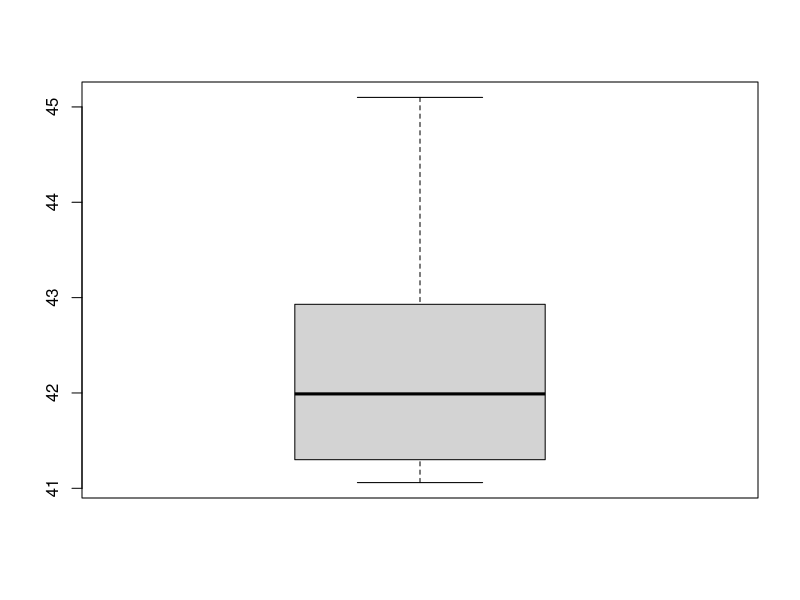
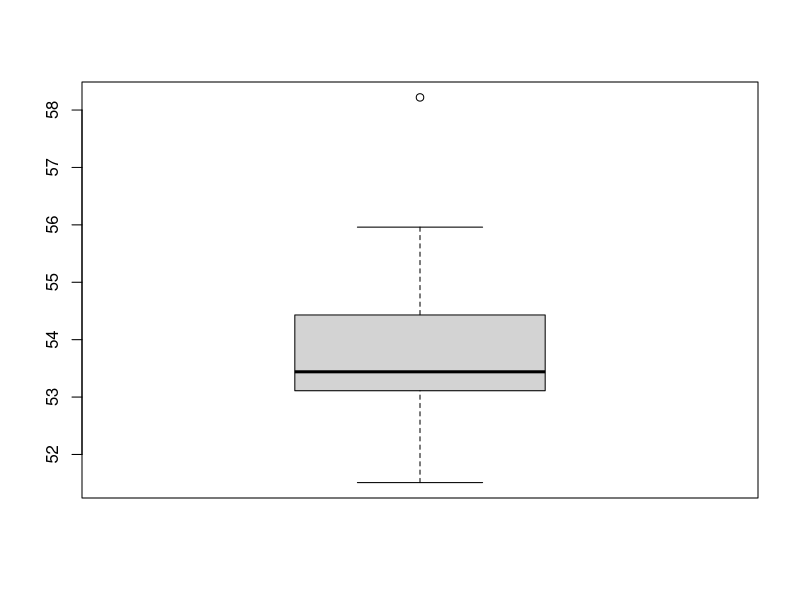
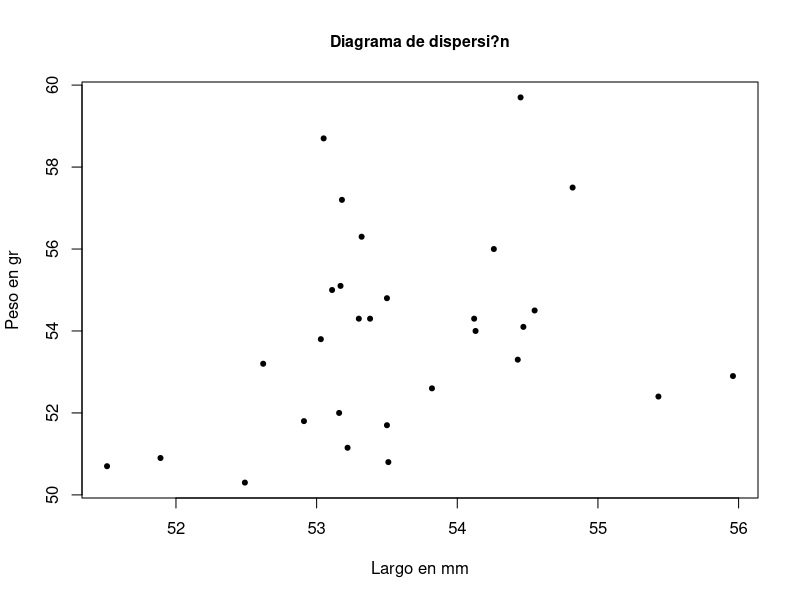
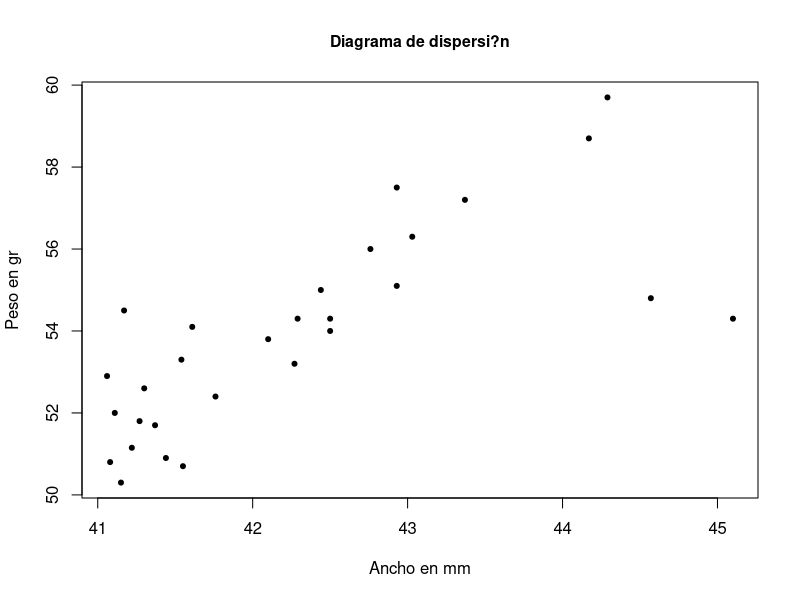
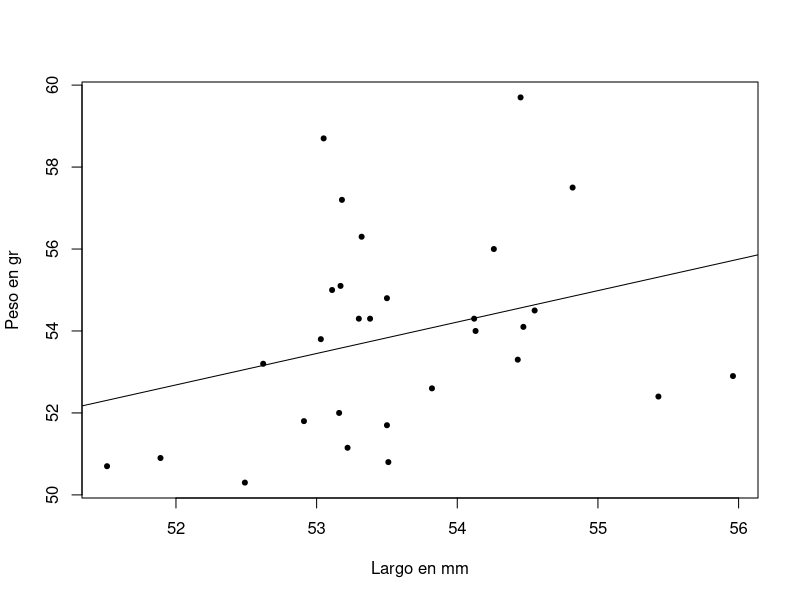
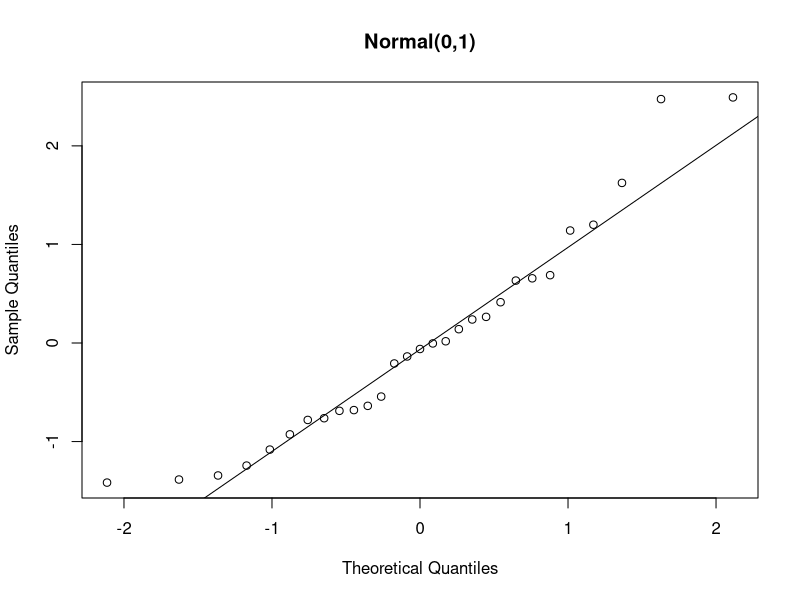
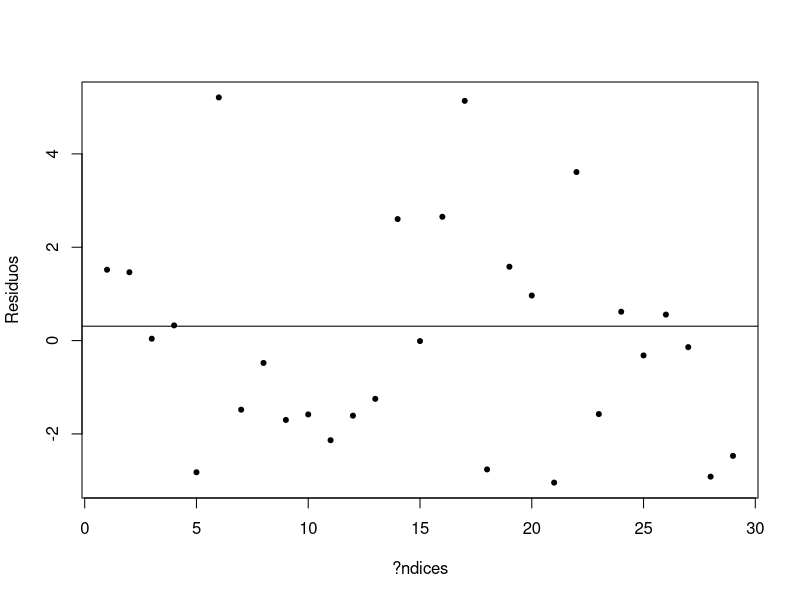
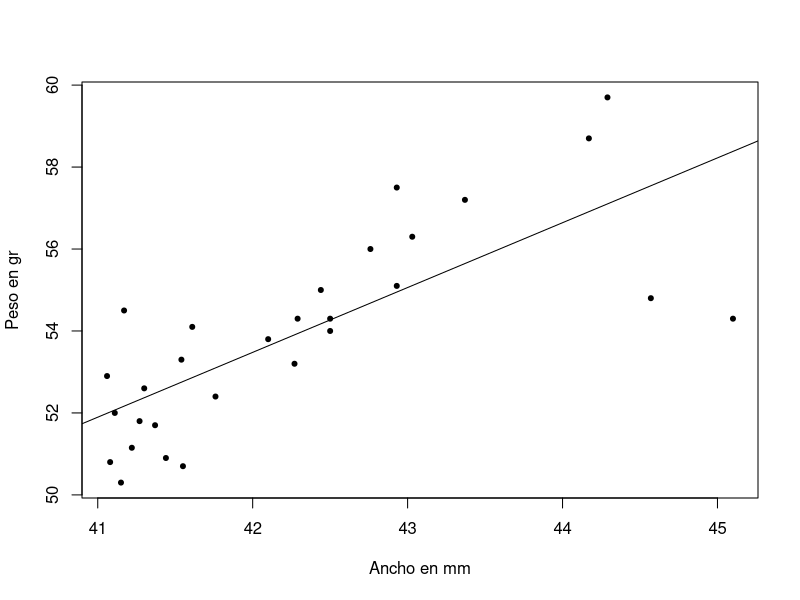

The R script that drew these images, in order:
library(readr)
library(lmtest)
outliersReplace <- function(data, lowLimit, highLimit){
  data[data < lowLimit] <- mean(data)
  data[data > highLimit] <- median(data)
  data     #devolvemos el dato       
}


eggs <- read_delim("eggs.csv", delim = ";", 
                   escape_double = FALSE,
                   trim_ws = TRUE)

par(mfrow = c(1,1))


#ancho con p valor menor a 0.05, no es normal
shapiro.test(eggs$ancho)
boxplot(eggs$ancho)
summary(eggs$ancho)
shapiro.test(eggs$largo)
boxplot(eggs$largo)
#Aqui quito el valor atipico de 58 y se vuelve normal
largos <- outliersReplace(eggs$largo,0,56)
shapiro.test(largos)

eggs$largo[ eggs$largo>56] <- NA
eggs <- na.omit(eggs)




#p valor 0.002116 menor a 0.05 
cor.test(eggs$peso, eggs$largo)

cor.test(eggs$peso, eggs$ancho)

plot(eggs$largo, eggs$peso, pch = 20, xlab = "Largo en mm", ylab = "Peso en gr", 
     main = "Diagrama de dispersi?n", cex.main = 0.95)

plot(eggs$ancho, eggs$peso, pch = 20, xlab = "Ancho en mm", ylab = "Peso en gr", 
     main = "Diagrama de dispersi?n", cex.main = 0.95)



#lm peso vs largo
modelo_la <-lm(peso  ~ largo, data = eggs)
plot(eggs$largo, eggs$peso, pch = 20, xlab = "Largo en mm", ylab = "Peso en gr")
abline(modelo_la)

#p valor mayor a 0.05, no se pueden sacar las mismas conclusiones
summary(modelo_la)$coefficients

#contiene el 0, no se pueden sacar las mismas conclusiones

confint(modelo_la, level = 0.95)
#SSM < SSR, F > 1, pvalor mayor a 0.05, no se pueden sacar las mismas conclusiones
anova(modelo_la)

eggs$fitted.modelo_la <- fitted(modelo_la)
eggs$residuals.modelo_la <- residuals(modelo_la)
eggs$rstudent.modelo_la <- rstudent(modelo_la)
#p valor mayor a 0.05, errores normales para largo
shapiro.test(eggs$rstudent.modelo_la)
#esto se podria omitir entonces?
qqnorm(eggs$rstudent.modelo_la, main = "Normal(0,1)")
qqline(eggs$rstudent.modelo_la)
#p valor mayor a 0.05, varianza constante
bptest(modelo_la)


plot(eggs$residuals.modelo_la, pch = 20, ylab = "Residuos", xlab = "?ndices")
abline(h = cor(eggs$peso, eggs$largo))

dwtest(peso ~ largo, alternative = "two.sided", data = eggs)



#lm peso vs ancho
modelo_an <-lm(peso  ~ ancho, data = eggs)
plot(eggs$ancho, eggs$peso, pch = 20, xlab = "Ancho en mm", ylab = "Peso en gr")
abline(modelo_an)

#p valores menores a 0.05, si se pueden sacar las mismas conclusiones
summary(modelo_an)$coefficients
#no contiene el 0, se pueden sacar las mismas conclusiones de rechazar la hipotesis nula  
confint(modelo_an, level = 0.95)

#SSM > SSR, F mayor a 1, p valor menos a 0.05, se pueden sacar las mismas conclusiones
anova(modelo_an)


eggs$fitted.modelo_an <- fitted(modelo_an)
eggs$residuals.modelo_an <- residuals(modelo_an)
eggs$rstudent.modelo_an <- rstudent(modelo_an)
#p valor mayor a 0.05, errores normales para ancho

shapiro.test(eggs$rstudent.modelo_an)
#esto se podria omitir?
qqnorm(eggs$rstudent.modelo_an, main = "Normal(0,1)")
qqline(eggs$rstudent.modelo_an)
#p valor menor a 0.05, varianza no constante
bptest(modelo_an)

plot(eggs$residuals.modelo_an, pch = 20, ylab = "Residuos", xlab = "?ndices")
abline(h = cor(eggs$peso, eggs$ancho))

dwtest(peso ~ ancho, alternative = "two.sided", data = eggs)

par(mfrow = c(1, 2))
qqnorm(eggs$rstudent.modelo_an, main = "normal(0,1)")
qqline(eggs$rstudent.modelo_an)
plot(eggs$rstudent.modelo_an, pch = 20, ylab = "Residuaos", xlab = "?ndices")


